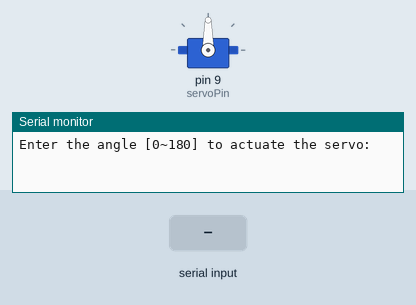
This sketch was run on a simulated Arduino Uno, built with avr-gcc and run on an emulated ATmega328P. Parts: servo, the last lines printed to the serial monitor. The test bench sets the inputs (shaded band).

Above: at 1.2 s.
1.3 s: "30,150\n" received over Serial
At 3.5 s:
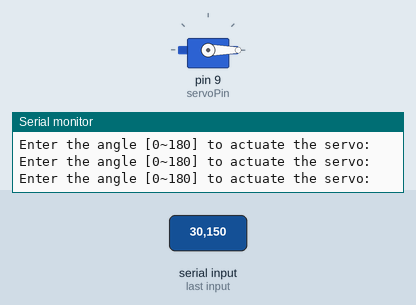
3.8 s: "90,45\n" received over Serial
At 4.6 s:
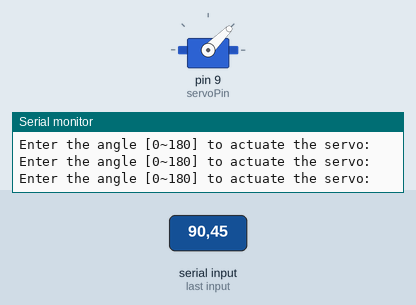
6.3 s: "200\n" received over Serial
At 6.9 s:
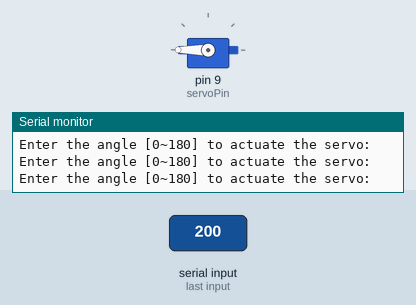
Timing chart, 0 to 9.3 s (numbered marks = the images above; inputs shaded):
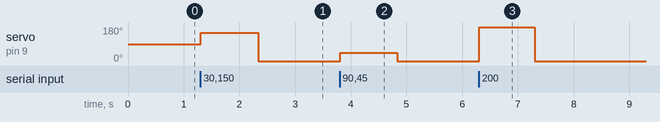

Measured:
- after the input at 1.3 s, servo on pin 9 (servoPin): 90° → 150° at once, → 0° 1.0 s later
- after the input at 3.8 s, servo on pin 9 (servoPin): 0° → 45° at once, → 0° 1.0 s later
- after the input at 6.3 s, servo on pin 9 (servoPin): 0° → 180° at once, → 0° 1.0 s later

The sketch:

Lesson_30_Understanding_and_Using_Servos.ino
```cpp
// Lesson 30 Understanding and Using Servos
// Asks the operator to input an angle into the Serial Monitor
// Rotates the servo actuator by the angle they enter
// Careful not to overdrive the servo motor by entering too high of an angle
// Cheap servos often do not have full range
// Ensure the arduino can output a current high enough to drive the servo, if not, use an external power supply

// The Servo library for handling servo motors
#include <Servo.h>

int baudRate = 9600;
int servoPin = 9;
int servoPosition = 0;

// Initializes a servo object for interfacing with the servo motor
Servo servoObject;

void setup() {
  Serial.begin(baudRate);

  // Attaches the servo to the servo object
  servoObject.attach(servoPin);
}

void loop() {
  Serial.println("Enter the angle [0~180] to actuate the servo: ");
  // While the serial buffer is empty, wait
  while (!Serial.available()) {}

  // Parse the data in the buffer as an integer
  // Signal the servo actuator to rotate by that amount
  servoPosition = Serial.parseInt();
  servoObject.write(servoPosition);
}
```
